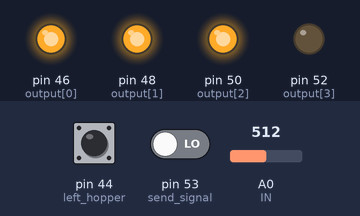
The sketch below on a simulated Arduino Mega 2560, built with avr-gcc and run on an emulated ATmega2560. Parts: output pins drawn as LEDs (lit = HIGH). Inputs (shaded band) come from the test bench; at power-on: A0 (IN) = 512, pin 44 (left_hopper) LOW, pin 53 (send_signal) LOW. No radio packets arrive unless stated; what the sketch prints to the serial monitor is not drawn.

Above: at 1.2 s.
1.3 s: A0 (IN) set to 578
2.8 s: A0 (IN) set to 605
At 3.3 s:
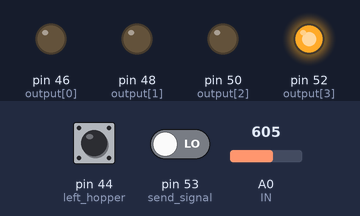
4.3 s: A0 (IN) set to 511
At 5.5 s:
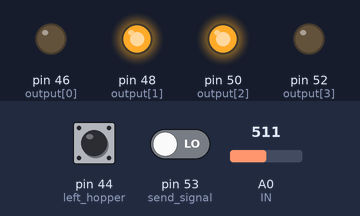
5.8 s: A0 (IN) set to 437
7.3 s: A0 (IN) set to 416
At 7.6 s:
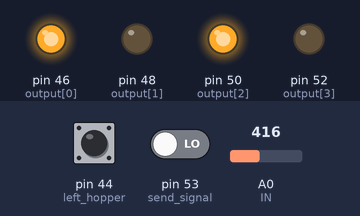
Timing chart, 0 to 10.3 s (numbered marks = the images above; inputs shaded):
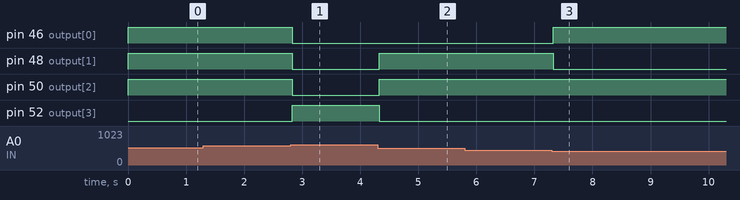

The sketch:

pot_test.ino
```cpp
#include <VirtualWire.h>

int IN = A0;
int output[] = {46,48,50,52};
int maxi = 1024;
int left_hopper = 44;
int send_signal = 53;

// communication
int data_out = 28;


boolean SENDING = false;
boolean sent = false;

unsigned int value = 0;
void setup()
{
    Serial.begin(9600);
    pinMode(IN, INPUT);
    for(int i = 0; i < 4; i++)
    {
       pinMode(output[i],  OUTPUT);
    }

    pinMode(left_hopper, INPUT);
    pinMode(send_signal, INPUT);

    digitalWrite(26, LOW);
    digitalWrite(30, HIGH);
    digitalWrite(32, LOW);

    // Initialise the IO and ISR
    vw_set_ptt_inverted(true); // Required for DR3100
    vw_setup(2000);	 // Bits per sec
    vw_set_tx_pin(28); //Pin 3 is connected to "Digital Output" of receiver

}

void loop()
{
     int left_val = digitalRead(left_hopper);
     int send_val = digitalRead(send_signal);
     value = analogRead(IN);
     left_val = digitalRead(left_hopper);
      send_val = digitalRead(send_signal);
     unsigned int piece = value_check(value);
     LED_OUTPUT(piece);
     Serial.println("Sending! ------------------------------------------");
     send_hopper_location(value);
     SENDING = true;

   if(left_val)
   {
      Serial.println("LEFT HOPPER");
   }

}

void send_hopper_location(unsigned int location){
  char * msg;
  msg[0] = location;
  Serial.println("Writing...");
  vw_send((uint8_t *)msg, strlen(msg));
  vw_wait_tx(); // Wait until the whole message is gone
  sent = true;
  Serial.println("Sent!");

}

void LED_OUTPUT(unsigned int input)
{
   unsigned int mask = 1;
  for (int i = 0; i < 4; i++)
 {
    digitalWrite(output[i], input & mask);
    mask = mask << 1;
 }
}
unsigned int value_check(unsigned int input)
{
   if (value < maxi/12){
       return 1;
   }
   else if( value < 2*maxi/12){
     return 2;
   }
  else if( value < 3*maxi/12){
    return 3;
  }
  else if(value < 4*maxi/12){
    return 4;

  }
  else if(value < 5*maxi/12){
    return 5;

  }
  else if(value < 6*maxi/12){
    return 6;

  }
  else if(value < 7*maxi/12){
    return 7;

  }
  else if(value < 8*maxi/12){
    return 8;

  }
  else if(value < 9*maxi/12){
    return 9;

  }
   else if( value < 10*maxi/12){
     return 10;

   }
    else if(value < 11*maxi/12){
      return 11;

    }
     else if(value < 12*maxi/12){
       return 12;

     }
    else{
      return 0;
   }
}
```

Measured:
- the behaviour switches between 596 and 597 on A0 (IN) (found by bisection; images 0 and 1)
- the behaviour switches between 426 and 425 on A0 (IN) (found by bisection; images 2 and 3)
- after the input at 1.3 s, every drawn part: stays the same
- after the input at 2.8 s, pin 46 (output[0]), pin 48 (output[1]), pin 50 (output[2]): HIGH → LOW at once; pin 52 (output[3]): LOW → HIGH at once
- after the input at 4.3 s, pin 48 (output[1]), pin 50 (output[2]): LOW → HIGH at once; pin 52 (output[3]): HIGH → LOW at once
- after the input at 5.8 s, every drawn part: stays the same
- after the input at 7.3 s, pin 46 (output[0]): LOW → HIGH at once; pin 48 (output[1]): HIGH → LOW at once
